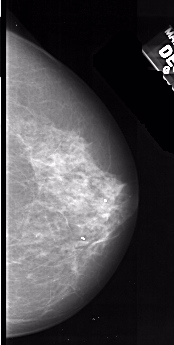
#> input picture 4BM2-PROCESAMIENTO_DIGITAL_DE_IMAGENES/OperadorPrewit/Imagenes/right.jpg, 174 x 345 px, found by its file name
$ python OperadorPrewit.py
#> lines starting #> are read from the running program, lines starting #| are printed output that depends on the picture
import cv2
import numpy as np
import matplotlib.pyplot as plt

# prewitt filter

def prewitt_filter(img, K_size=3):
#> called with K_size = 3
    H, W = img.shape
#> H = 345; W = 174

    # Zero padding

    pad = K_size // 2
    out = np.zeros((H + pad * 2, W + pad * 2), dtype=float)
    out[pad: pad + H, pad: pad + W] = img.copy().astype(float)
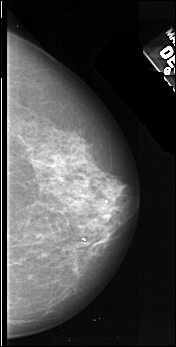
#> out: shape (347, 176) float64; min 0, max 255, mean 72.1
    tmp = out.copy()
    out_v = out.copy()
    out_h = out.copy()
    ## prewitt vertical kernel
    Kv = [[-1., -1., -1.],[0., 0., 0.], [1., 1., 1.]]
    ## prewitt horizontal kernel
    Kh = [[-1., 0., 1.],[-1., 0., 1.],[-1., 0., 1.]]
    # filtering
    for y in range(H):
        for x in range(W):
            out_v[pad + y, pad + x] = np.sum(Kv * (tmp[y: y + K_size, x: x + K_size]))
            out_h[pad + y, pad + x] = np.sum(Kh * (tmp[y: y + K_size, x: x + K_size]))
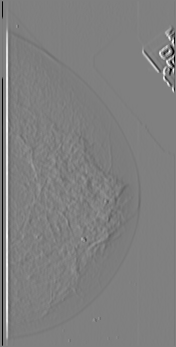
#> out_h: shape (347, 176) float64; min -764, max 758, mean -3.1; drawn with min black and max white
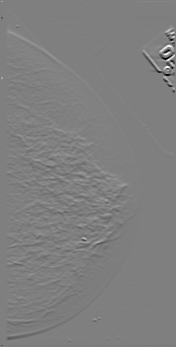
#> out_v: shape (347, 176) float64; min -762, max 761, mean 0.1; drawn with min black and max white

    out_v = np.clip(out_v, 0, 255)
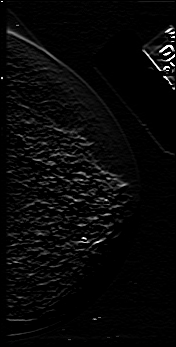
#> out_v: shape (347, 176) float64; min 0, max 255, mean 8.3
    out_h = np.clip(out_h, 0, 255)
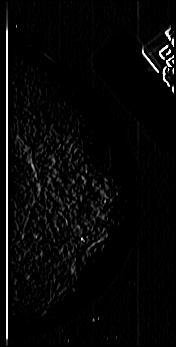
#> out_h: shape (347, 176) float64; min 0, max 255, mean 7.8
    out_v = out_v[pad: pad + H, pad: pad + W].astype(np.uint8)
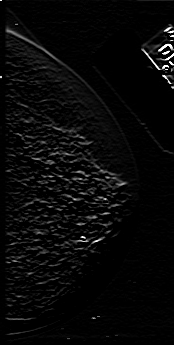
#> out_v: shape (345, 174); min 0, max 255, mean 8.5
    out_h = out_h[pad: pad + H, pad: pad + W].astype(np.uint8)
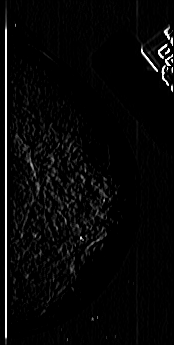
#> out_h: shape (345, 174); min 0, max 255, mean 7.9

    return out_v, out_h

# Read Gray image
img = cv2.imread(r"C:\Users\lenovo\Desktop\CODIGOS_FUENTES\4BM2-PROCESAMIENTO_DIGITAL_DE_IMAGENES\OperadorPrewit\Imagenes\right.jpg",0).astype(float)
# prewitt filtering
out_v, out_h = prewitt_filter(img, K_size=3)
# Save result
# Guardar la imagen vertical (out_v) en un archivo JPEG
cv2.imwrite("C:\\Users\\lenovo\\Desktop\\CODIGOS_FUENTES\\4BM2-PROCESAMIENTO_DIGITAL_DE_IMAGENES\\OperadorPrewit\\Resultados\\rightPrewitOut_v.jpg", out_v)

# Guardar la imagen horizontal (out_h) en un archivo JPEG
cv2.imwrite("C:\\Users\\lenovo\\Desktop\\CODIGOS_FUENTES\\4BM2-PROCESAMIENTO_DIGITAL_DE_IMAGENES\\OperadorPrewit\\Resultados\\rightPrewitOut_h.jpg", out_v)

# Crear una figura y subtramas
fig, axs = plt.subplots(1, 2, figsize=(10, 5))

# Mostrar la imagen vertical en la primera subtrama
axs[0].imshow(out_v, cmap='gray')
axs[0].set_title('Vertical')

# Mostrar la imagen horizontal en la segunda subtrama
axs[1].imshow(out_h, cmap='gray')
axs[1].set_title('Horizontal')

# Mostrar el título de la figura
fig.suptitle('Imágenes Prewitt')

# Ajustar el espacio entre subtramas
plt.tight_layout()

# Mostrar la figura
plt.show()

#Cerrar figuras
plt.close()
